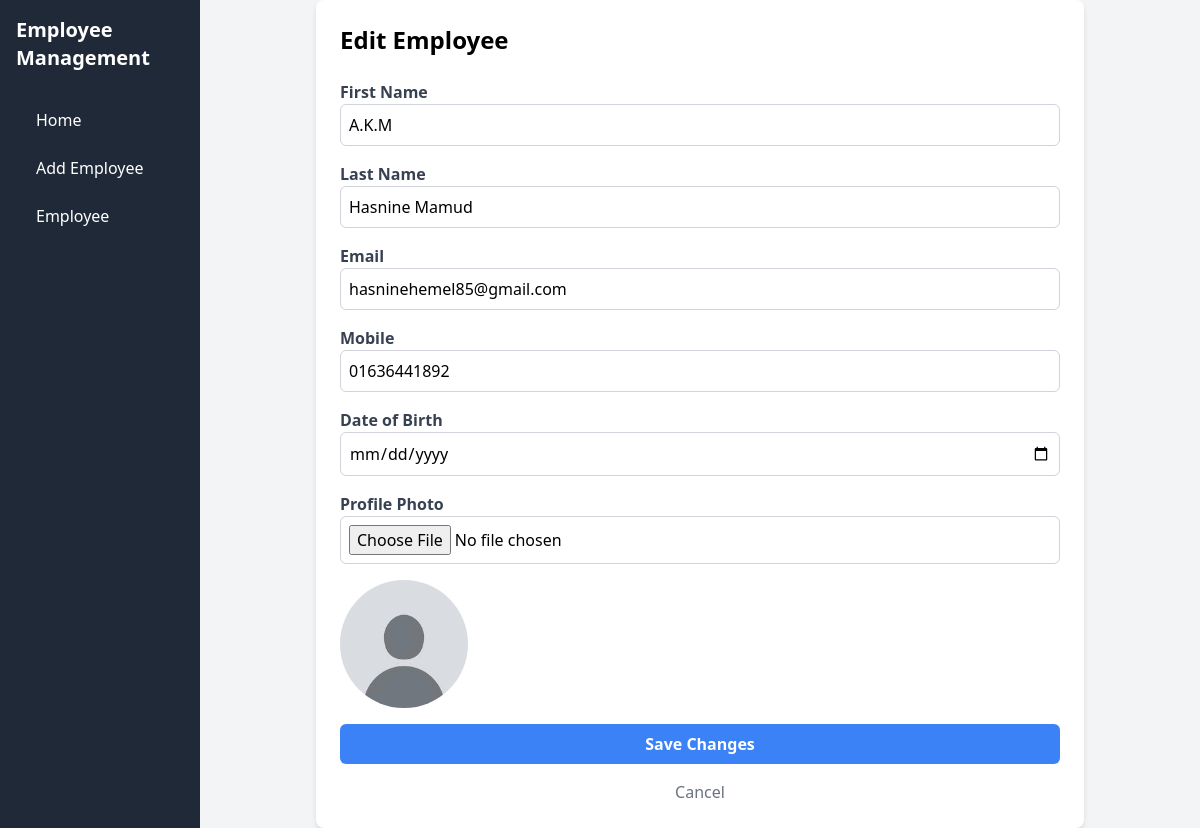
Screenshot of /edit/48/ with the database file from the repository.
### employees/models.py (models this page shows, shortened)
class Employee(models.Model):
    first_name = models.CharField(max_length=50)
    last_name = models.CharField(max_length=50)
    email = models.EmailField(unique=True)
    mobile = models.CharField(max_length=15)
    date_of_birth = models.DateField()
    photo = models.ImageField(upload_to='employee_photos/', default='employee_photos/default.jfif')

### employees/views.py (the view)
# urls.py: path('edit/<int:pk>/', views.edit_employee, name='edit_employee'),
def edit_employee(request, pk):
    employee = get_object_or_404(Employee, pk=pk)
    if request.method == 'POST':
        form = EmployeeForm(request.POST, request.FILES, instance=employee)
        if form.is_valid():
            form.save()
            return redirect('employee_list')
    else:
        form = EmployeeForm(instance=employee)
    return render(request, 'employees/edit_employee.html', {'form': form})

### employees/forms.py (shortened to what this page needs)
class EmployeeForm(forms.ModelForm):
    class Meta:
        model = Employee
        fields = ['first_name', 'last_name', 'email', 'mobile', 'date_of_birth', 'photo']

### templates/employees/edit_employee.html (shortened to what this page needs)
{% extends "employees/base.html" %}
{% block content %}
{% load static %}
<div class="max-w-3xl mx-auto p-6 bg-white rounded-lg shadow-md">
    <h1 class="text-2xl font-bold mb-6">Edit Employee</h1>
    <form id="editEmployeeForm" method="POST" enctype="multipart/form-data">
        <div class="mb-4">
            <label for="first_name" class="block text-gray-700 font-bold">First Name</label>
            <input type="text" name="first_name" id="first_name" value="{{ form.first_name.value }}" required
                   class="w-full p-2 border border-gray-300 rounded-md" placeholder="Enter first name">
        </div>
        <div class="mb-4">
            <label for="last_name" class="block text-gray-700 font-bold">Last Name</label>
            <input type="text" name="last_name" id="last_name" value="{{ form.last_name.value }}" required
                   class="w-full p-2 border border-gray-300 rounded-md" placeholder="Enter last name">
        </div>
        <div class="mb-4">
            <label for="email" class="block text-gray-700 font-bold">Email</label>
            <input type="email" name="email" id="email" value="{{ form.email.value }}" required
                   class="w-full p-2 border border-gray-300 rounded-md" placeholder="Enter email">
        </div>
        <div class="mb-4">
            <label for="mobile" class="block text-gray-700 font-bold">Mobile</label>
            <input type="text" name="mobile" id="mobile" value="{{ form.mobile.value }}" required
                   class="w-full p-2 border border-gray-300 rounded-md" placeholder="Enter mobile number">
        </div>
        <div class="mb-4">
            <label for="date_of_birth" class="block text-gray-700 font-bold">Date of Birth</label>
            <input type="date" name="date_of_birth" id="date_of_birth" value="{{ form.date_of_birth.value }}" required
                   class="w-full p-2 border border-gray-300 rounded-md">
        </div>
        <div class="mb-4">
            <label for="photo" class="block text-gray-700 font-bold">Profile Photo</label>
            <input type="file" name="photo" id="photo" accept="image/*" class="w-full p-2 border border-gray-300 rounded-md" onchange="previewPhoto()">
            <div class="mt-4">
                <img id="photoPreview" class="h-32 w-32 object-cover rounded-full"
                     src="{% if employee.photo %}{{ employee.photo.url }}{% else %}/static/images/download.jfif{% endif %}"
                     alt="No image">
            </div>
        </div>
        <button type="submit" class="w-full p-2 bg-blue-500 text-white font-bold rounded-md hover:bg-blue-600">Save Changes</button>
        <a href="{% url 'employee_list' %}" class="block mt-4 text-center text-gray-500 hover:underline">Cancel</a>
    </form>
</div>
</body>
</html>
{% endblock content %}

### rows the page displays
Employee: first_name "A.K.M", last_name "Hasnine Mamud", email "hasninehemel85@gmail.com", mobile "01636441892"
